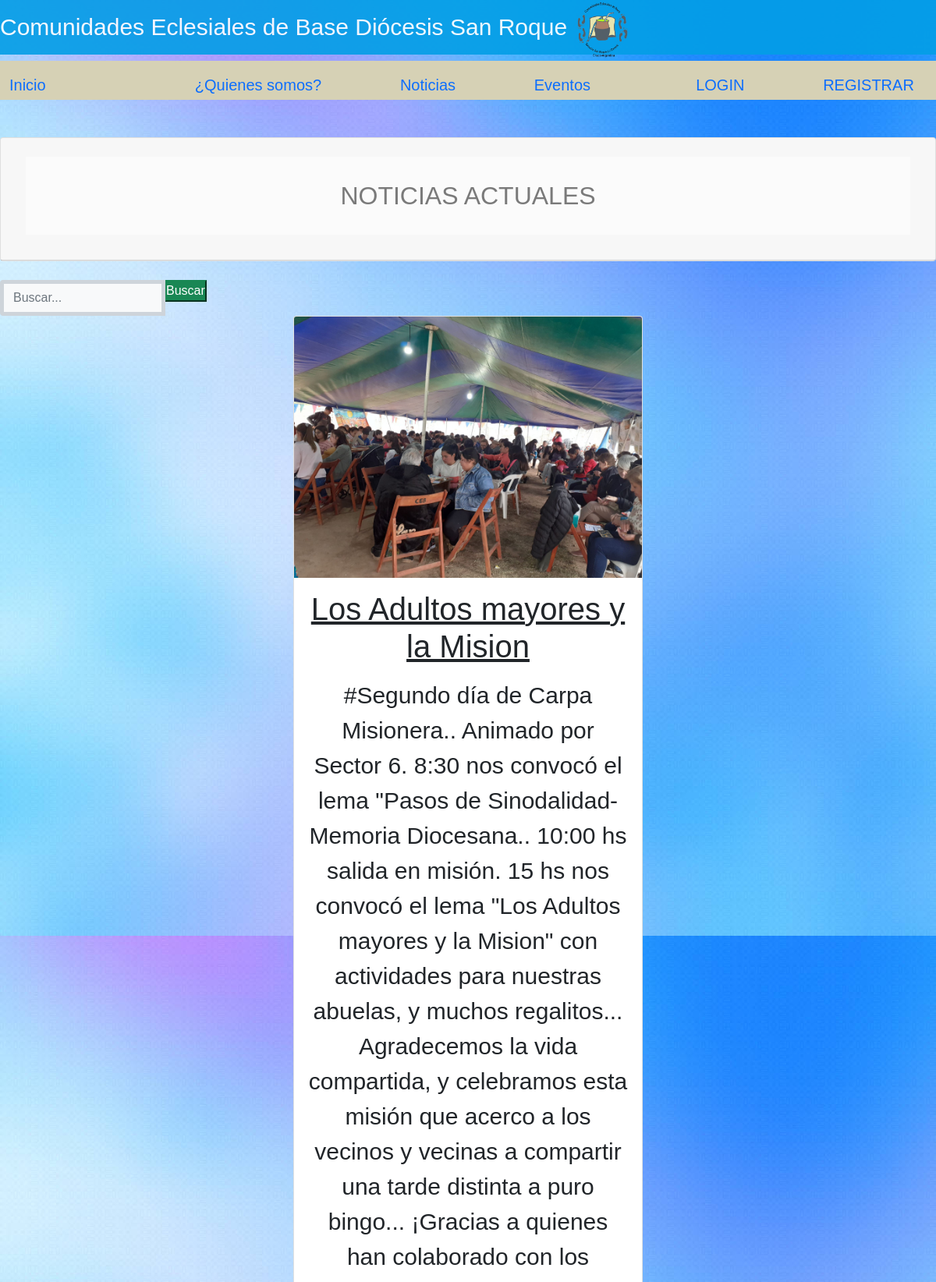
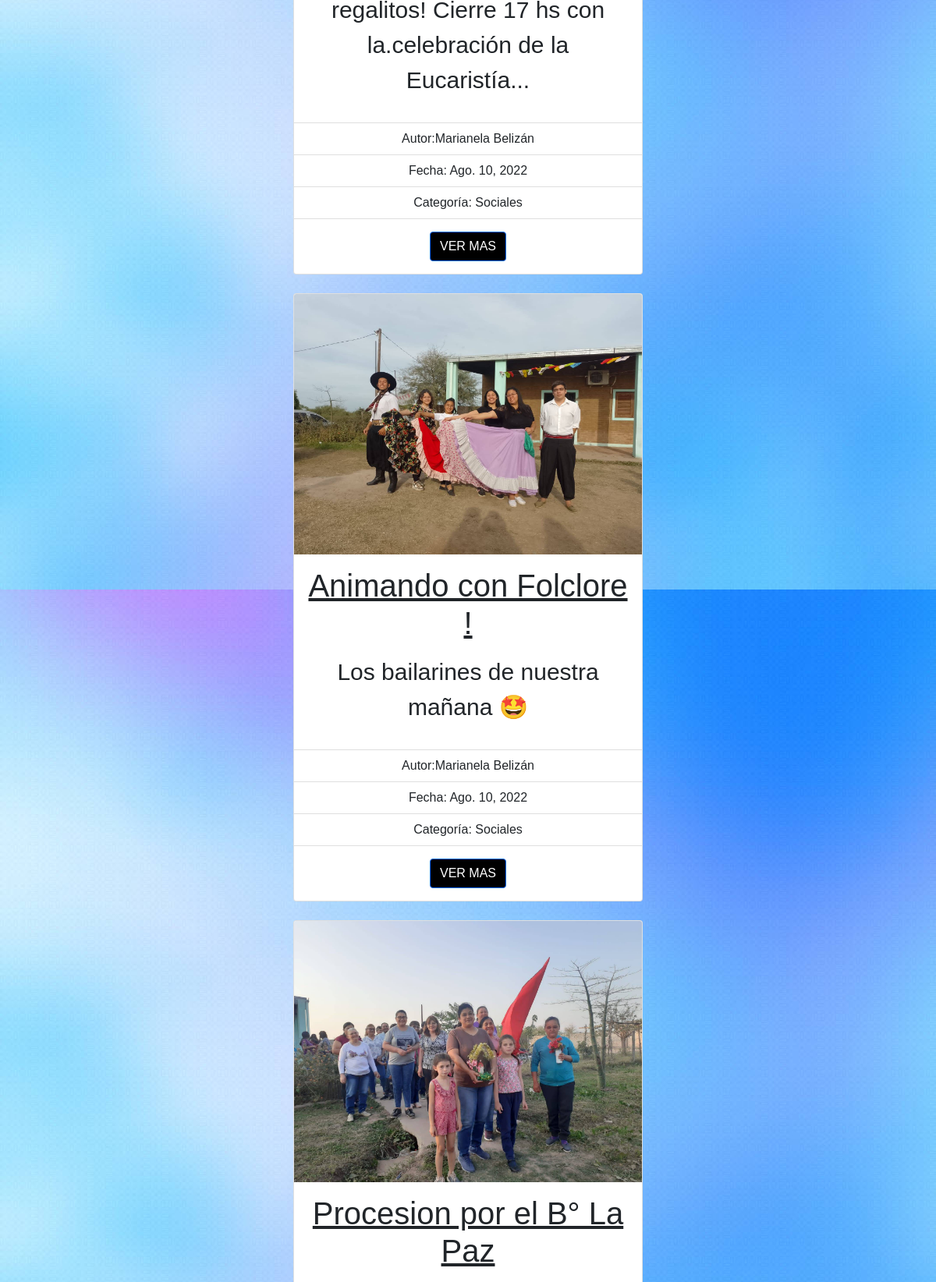
The app's page /Noticias/listar/ (upper part) with its own data (2 pictures, top to bottom).
### apps/noticias/models.py (models this page shows, shortened)
class Noticia(models.Model):
	titulo = models.CharField(max_length = 120)
	creado = models.DateField(auto_now_add = True)
	cuerpo = models.TextField()
	autor = models.CharField(max_length = 50, null=True, blank = True)
	imagen = models.ImageField(upload_to = 'noticias', null=True, blank = True)
	categoria = models.ForeignKey(Categoria, on_delete = models.CASCADE, null = True)
	def __str__(self):
		return self.titulo

class Categoria(models.Model):
	nombre = models.CharField(max_length = 60)
	descripcion = models.CharField(max_length = 250, null = True, blank = True)

### apps/noticias/views.py (the view)
# urls.py: path('listar/', views.Listar, name = 'listar_noticias'),
def Listar(request):
	busqueda = request.GET.get("buscar",None)
	print(busqueda)
	if busqueda:
		noticias = Noticia.objects.filter(categoria__nombre__icontains = busqueda)
	else:
		noticias = Noticia.objects.all()
	print(noticias)
	return render(request, 'noticias/listar_noticias.html', {'notis':noticias})

### templates/noticias/listar_noticias.html (shortened to what this page needs)
{% extends 'base.html' %}
{% load static %}
{% block contenido %}
	<div class="col-md-15">
      <div class="card">
      <div class="card-header">
          <div class="card-body">
            <div class="row">
             <div class="col-md-15">
          <h2><center><div>NOTICIAS ACTUALES</div></center></h2>
             </div>
            </div>
           </div>
      </div>
      </div>
      </div>
 <br>
 <form class="d-none d-sm-inline-block form-inline mr-auto ml-md-3 my-2 my-md-0 mw-100 navbar-search"method="GET">
   <div class="input-group">
      <input type="text" class="form-control bg-light border-5 small" placeholder="Buscar..." name="buscar" value="{{ request.GET.buscar }}">
         <div class="input-group-append">
            <button type="submit" class="boton btn-success">Buscar</button>
      </div>
   </div>
</form>
<br>
{% for n in notis %}
<center>
 <div class="card" style="width: 28rem;">
{% if n.imagen %}
<img src="{{ n.imagen.url }}" class="card-img-top">
{% else %}
<p>NO TIENE IMAGEN </p>
{% endif %}
<div class="card-body">
<h3><ins>{{ n.titulo }}</h3></ins>
<p class="card-text"><p> {{ n.cuerpo }}</p></p>
</div>
<ul class="list-group list-group-flush">
{% if n.autor %}
 <li class="list-group-item">Autor:{{ n.autor }}</li>
 <li class="list-group-item">Fecha: {{ n.creado }}</li>
 <li class="list-group-item">Categoría: {{ n.categoria.nombre }}</li>
</ul>
{% endif %}
<div class="card-body">
<a href="{% url 'noticias:detalle_noticias' n.pk %}" style= "background: black" class="btn btn-primary">VER MAS</a>
</div>
 </div>
<br>
 {% endfor %}
</center>
{% endblock contenido %}

### static/css/main.css (style rules this page uses)
* { margin: 0px; padding: 0px; }
body { background-image: url(../img/otrofondo.jpg) ; font-family: 'Gill Sans', 'Gill Sans MT', Calibri, 'Trebuchet MS', sans-serif, Helvetica, sans-serif; }
h2 { opacity: 0.9; background: #ffffff; color: #000000; line-height: 100px; text-align: center; opacity: 0.5; }
h3 { font-size: 40; tex }
p { font-size: 30; }

### records on screen
Noticia: imagen (picture), titulo "Los Adultos mayores y la Mision", cuerpo "#Segundo día de Carpa Misionera.. Animado por Sector 6. 8:30 nos convocó el lema \"Pasos de Sinodalidad-Memoria Diocesana.. 10:00 hs salida en misión. 15 hs nos convocó el lema \"Los Adultos mayores y la Mision\" con actividades para nuestras abuelas, y muchos regalitos... Agradecemos la vida compartida, y celebramos esta misión que acerco a los vecinos y vecinas a compartir una tarde distinta a puro bingo... ¡Gracias a quienes han colaborado con los regalitos! Cierre 17 hs con la.celebración de la Eucaristía...", autor "Marianela Belizán", creado "Ago. 10, 2022", categoria.nombre "Sociales"
Noticia: imagen (picture), titulo "Animando con Folclore !", cuerpo "Los bailarines de nuestra mañana 🤩", autor "Marianela Belizán", creado "Ago. 10, 2022", categoria.nombre "Sociales"
Noticia: imagen (picture), titulo "Procesion por el B° La Paz"
